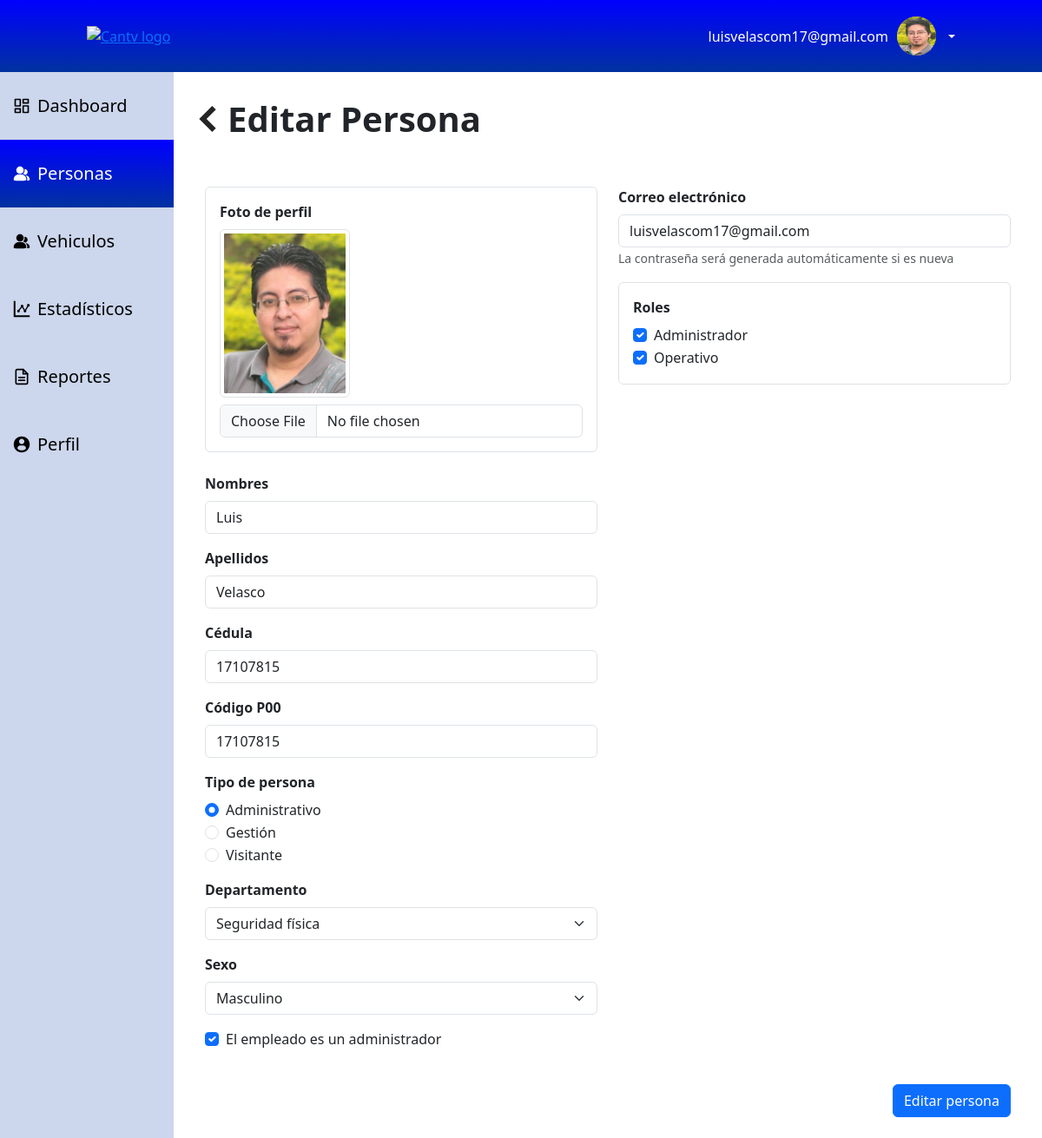
/dashboard/personas/editar/1/ (signed in), run on the app's committed database.
### modelNewApp/models.py (models this page shows, shortened)
class Usuario(AbstractUser):
    persona = models.OneToOneField(Persona, on_delete=models.SET_NULL, related_name='empleado', null=True, blank=True)
    email = models.EmailField(unique=True)
    fecha_creacion = models.DateTimeField(auto_now_add=True)
    USERNAME_FIELD = 'email'
    REQUIRED_FIELDS = ['username']
    debe_cambiar_password = models.BooleanField(default=True)

class Persona(models.Model):
    TIPO_SEXO = (
        ('M', 'Masculino'),
        ('F', 'Femenino'),
        ('O', 'Otro'),
    )
    id_tipo = models.ForeignKey(TipoEmpleado, on_delete=models.PROTECT, related_name='personas')
    departamento = models.ForeignKey(
        Departamento,
        on_delete=models.SET_NULL,
        null=True,
        blank=True,
        related_name='personas'
    )
    codigo_p00 = models.CharField(max_length=20, unique=True, null=True, blank=True)  # solo empleados
    nombres = models.CharField(max_length=100)
    apellidos = models.CharField(max_length=100, blank=True, null=True)  # opcional para visitantes
    cedula = models.CharField(max_length=20, unique=True)
    sexo = models.CharField(max_length=1, choices=TIPO_SEXO, blank=True, null=True)
    activo = models.BooleanField(default=True)  # solo empleados
    fecha_registro = models.DateTimeField(auto_now_add=True)
    foto_perfil = models.ImageField(
        upload_to='perfiles/',
        null=True,
        blank=True
    )

class TipoEmpleado(models.Model):
    nombre_tipo = models.CharField(max_length=50, unique=True)
    descripcion = models.TextField(blank=True, null=True)

class Departamento(models.Model):
    nombre = models.CharField(max_length=100, unique=True)
    descripcion = models.TextField(blank=True, null=True)

class Rol(models.Model):
    nombre_rol = models.CharField(max_length=50, unique=True)
    descripcion = models.TextField(blank=True, null=True)
    usuarios = models.ManyToManyField(Usuario, through='UsuarioRol', related_name='roles')

### modelNewApp/views.py (the view, shortened to what this page needs)
# urls.py: path("dashboard/personas/editar/<int:id>/", empleados_editar, name="empleados_editar"),
@solo_admin
@login_required
def empleados_editar(request, id):
    persona = get_object_or_404(Persona, id=id)
    roles_persona = []
    if persona and hasattr(persona, 'empleado'):
        usuario = persona.empleado
        roles_persona = usuario.roles.values_list('id', flat=True)
    tipos = TipoEmpleado.objects.all().order_by('nombre_tipo')
    roles = Rol.objects.all().order_by('nombre_rol')
    departamentos = Departamento.objects.all().order_by("nombre")
    dict = {"tipos": tipos, "persona": persona, "roles": roles, "roles_persona": roles_persona,
            "departamentos": departamentos}
    return render(request, "pages/empleados_editar.html", dict)

### modelNewApp/context_processors.py (called while the page is built)
def usuario_es_admin(request):
    es_admin = False
    user = request.user
    if user.is_authenticated and hasattr(user, "persona"):
        empleado = getattr(user.persona, "empleado", None)
        if empleado:
            es_admin = empleado.roles.filter(nombre_rol="Administrador").exists()
    return {
        "es_admin": es_admin
    }

### templates/pages/empleados_editar.html (shortened to what this page needs)
{% extends "pages/dashboard.html" %}
{% load static %}
{% block dashboard_content %}
<div class="d-flex justify-content-between align-items-center">
    <div class="d-flex align-items-center">
        <a href="{% if persona.id == request.user.persona.id %}{% url 'modelNewApp:perfil' %}{% else %}{% url 'modelNewApp:empleados_detalles' persona.id %}{% endif %}">
            <img class="arrow-left" src="{% static 'images/left-arrow-return.svg' %}" alt="Volver">
        </a>
        <div class="sectionTitle ms-2">Editar Persona</div>
    </div>
</div>
<div class="mt-5">
    <form class="formAgregarPersona" method="post" action="{% url 'modelNewApp:empleados_editar' persona.id %}" enctype="multipart/form-data">
        <div class="container-fluid">
            <div class="row">
                <div class="col-6">
                    <div class="mb-4 p-3 border rounded">
                        <label class="form-label labelTitle">Foto de perfil</label>
                        {% if persona.foto_perfil %}
                        <div class="mb-2">
                            <img id="fotoPreview" src="{{ persona.foto_perfil.url }}" alt="Foto de {{ persona.nombres }}"
                                 class="img-thumbnail" style="max-width: 150px;">
                        </div>
                        {% else %}
                        <div class="mb-2">
                            <img id="fotoPreview" src="" alt="Foto de perfil" class="img-thumbnail" style="max-width: 150px; display: none;">
                        </div>
                        {% endif %}
                        <input
                            type="file"
                            name="foto_perfil"
                            class="form-control"
                            accept="image/*"
                            id="fotoInput"
                        >
                    </div>
                    <div class="mb-3">
                        <label class="form-label labelTitle">Nombres</label>
                        <input
                            name="nombres"
                            type="text"
                            class="form-control"
                            value="{% if data %}{{ data.nombres }}{% else %}{{ persona.nombres }}{% endif %}"
                            placeholder="Ingrese los nombres..."
                            required
                        >
                    </div>
                    <div class="mb-3">
                        <label class="form-label labelTitle">Apellidos</label>
                        <input
                            name="apellidos"
                            type="text"
                            class="form-control"
                            value="{% if data %}{{ data.apellidos }}{% else %}{{ persona.apellidos }}{% endif %}"
                            placeholder="Ingrese los apellidos..."
                            required
                        >
                    </div>
                    <div class="mb-3">
                        <label class="form-label labelTitle">Cédula</label>
                        <input
                            name="cedula"
                            type="text"
                            class="form-control"
                            value="{% if data %}{{ data.cedula }}{% else %}{{ persona.cedula }}{% endif %}"
                            placeholder="Ingrese el número de cédula..."
                            required
                        >
                    </div>
                    <div class="mb-3">
                        <label class="form-label labelTitle">Código P00</label>
                        <input
                            name="codigo"
                            type="text"
                            class="form-control"
                            value="{% if data %}{{ data.codigo }}{% else %}{{ persona.codigo_p00|default:'' }}{% endif %}"
                            placeholder="Ingrese el código P00..."
                            required
                        >
                    </div>
                    <div class="mb-3">
                        <label class="form-label labelTitle">Tipo de persona</label>
                        {% for tipo in tipos %}
                        <div class="form-check tipoPersonaRadio">
                            <input
                                class="form-check-input"
                                type="radio"
                                name="tipo_persona"
                                value="{{ tipo.id }}"
                                id="tipo_{{ tipo.id }}"
                                {% if data %}
                                    {% if data.tipo_persona == tipo.id|stringformat:"s" %}checked{% endif %}
                                {% else %}
                                    {% if persona.id_tipo.id == tipo.id %}checked{% endif %}
                                {% endif %}
                                required
                            >
                            <label class="form-check-label" for="tipo_{{ tipo.id }}">{{ tipo.nombre_tipo }}</label>
                        </div>
                        {% endfor %}
                    </div>
                    <div class="mb-3">
                        <label for="departamento" class="form-label labelTitle">Departamento</label>
                        <select
                            name="departamento"
                            id="departamento"
                            class="form-select"
                        >
                            {% for departamento in departamentos %}
                                <option
                                    value="{{ departamento.id }}"
                                    {% if data %}
                                        {% if data.departamento|add:0 == departamento.id %}selected{% endif %}
                                    {% else %}
                                        {% if persona.departamento and persona.departamento.id == departamento.id %}selected{% endif %}
                                    {% endif %}
                                >
                                    {{ departamento.nombre }}
                                </option>
                            {% endfor %}
                        </select>
                    </div>
                    <div class="mb-3">
                        <label class="form-label labelTitle">Sexo</label>
                        <select name="sexo" class="form-select" required>
                            <option value="M" {% if data and data.sexo == "M" or persona.sexo == "M" %}selected{% endif %}>Masculino</option>
                        </select>
                    </div>
                    <div class="mb-3">
                        <div class="form-check">
                            <input
                                name="administrador"
                                class="form-check-input"
                                type="checkbox"
                                value="checked"
                                id="admin"
                                {% if data and data.administrador == "checked" or persona.empleado %}checked{% endif %}
                            >
                            <label class="form-check-label" for="admin">El empleado es un administrador</label>
                        </div>
                    </div>
                </div>
                <div class="col-6">
                    <div class="mb-3">
                        <label class="form-label labelTitle">Correo electrónico</label>
                        <input
                            name="email"
                            type="email"
                            class="form-control"
                            value="{% if data %}{{data.email}}{% else %}{{persona.empleado.email}}{% endif %}"
                            placeholder="Ingrese correo electrónico..."
                            id="email"
                            required
                        >
                        <small class="text-muted">
                            La contraseña será generada automáticamente si es nueva
                        </small>
                    </div>
                    <div class="mb-3 p-3 border rounded">
                        <label class="form-label labelTitle">Roles</label>
                        {% for rol in roles %}
                        <div class="form-check">
                            <input
                                class="form-check-input role-checkbox"
                                type="checkbox"
                                name="roles"
                                value="{{ rol.id }}"
                                id="rol_{{ rol.id }}"
                                {% if rol.id in roles_persona %}checked{% endif %}
                            >
                            <label class="form-check-label roles" for="rol_{{ rol.id }}">{{ rol.nombre_rol }}</label>
                        </div>
                        {% endfor %}
                    </div>
                </div>
            </div>
            <div class="row mt-4">
                <div class="d-flex justify-content-end">
                    <button class="btn btn-primary" type="submit">
                        Editar persona
                    </button>
                </div>
            </div>
        </div>
    </form>
</div>
{% endblock dashboard_content %}

### templates/components/navbar.html (shortened to what this page needs)
{% load static %}
<div class="superior">
    <div class="nav-left">
        <a href="{% url 'modelNewApp:control' %}">
            <img class="logoNav" src="{% static 'images/cantv-white.png' %}" alt="Cantv logo">
        </a>
    </div>
    {% if user.is_authenticated %}
    <div class="dropdown profileMenu">
        <div class="nav-right dropdown-toggle" data-bs-toggle="dropdown" aria-expanded="false">
            {{ user.email }}
            <div class="thumbnail-content">
                {% if user.persona.foto_perfil %}
                    <div class="">
                        <img class="thumbnail-content" src="{{ user.persona.foto_perfil.url }}" width="45">
                    </div>
                {% else %}
                    <div class="">
                        <img class="thumbnail-content" src="{% static 'images/profile_empty.jpg' %}" width="45">
                    </div>
                {% endif %}
        </div>
    </div>
    </div>
    {% endif %}
</div>

### static/css/styles.css (style rules this page uses)
body { font-family: 'Inter', sans-serif; }
.superior { display: flex; justify-content: space-between; align-items: center; height: 83px; background: linear-gradient(to bottom, blue, #0032A0); color: white; padding: 0 100px; }
.nav-left, .nav-right { display: flex; align-items: center; }
.logoNav { height: 45px; }
.nav-right { display: flex; gap: 10px; }
.thumbnail-content { width: 45px; height: 45px; background: gray; flex-shrink: 0; border-radius: 350px; }
.profileMenu { cursor: pointer; }
--------------------------------------------------------------------------------------------------------------- body, html { height: 100%; margin: 0; }
.sectionTitle { font-size: 40px; font-weight: bold; margin-left: 20px; }
.arrow-left { width: 30px; height: 30px; opacity: 85%; }
.labelTitle { font-weight: bold; }

### data on the page
Usuario: email "luisvelascom17@gmail.com", persona.foto_perfil (picture)
Persona: foto_perfil (picture), nombres "Luis", apellidos "Velasco", cedula "17107815", codigo "17107815", departamento "Seguridad física", sexo "Masculino", administrador "☑", email "luisvelascom17@gmail.com"
TipoEmpleado: tipo_persona "☑ Administrativo", nombre_tipo "Administrativo"
TipoEmpleado: tipo_persona "☐ Gestión", nombre_tipo "Gestión"
TipoEmpleado: tipo_persona "☐ Visitante", nombre_tipo "Visitante"
Rol: roles "☑", nombre_rol "Administrador"
Rol: roles "☑", nombre_rol "Operativo"
